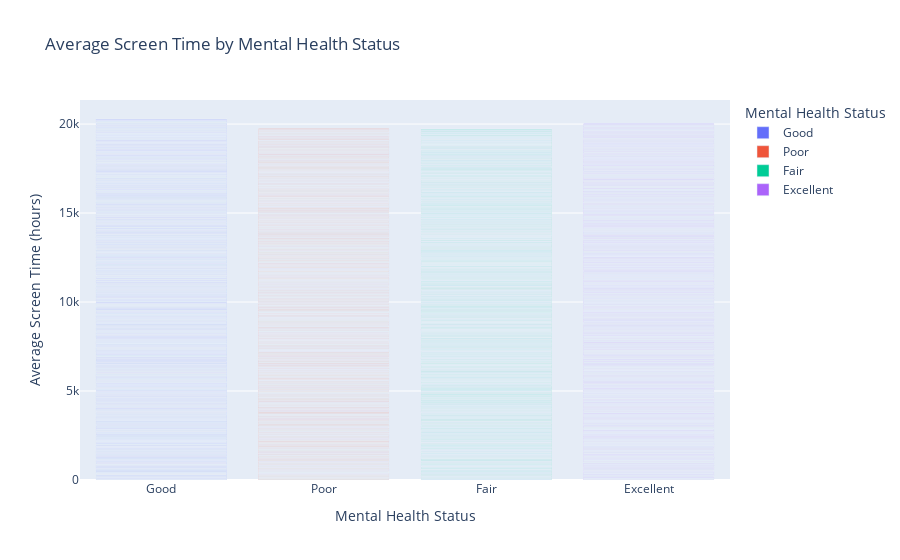

Notebook code cell kept with this figure:
### Markdown cell above
Based on the boxplot, there appears to be no significant relationship between daily screen time and mental health status, as the distributions of screen time across the four mental health categories (Good, Poor, Fair, and Excellent) are similar in terms of range, median, and variability. This observation does not support the hypothesis that increased screen time is associated with lower mental health status. Further analysis involving stress levels and sleep quality may provide additional insights to fully address the research question.

### Code cell
fig = px.bar(df, x='Mental_Health_Status', y='Screen_Time_Hours', 
             title='Average Screen Time by Mental Health Status',
             labels={'Mental_Health_Status': 'Mental Health Status', 
                     'Screen_Time_Hours': 'Average Screen Time (hours)'},
             color='Mental_Health_Status')
fig.show()

### Figure 1 — Plotly figure (JSON) as saved in the notebook; plotly's stock layout.template omitted (floating-point values rounded to 4 significant figures; data arrays with more than 128 entries replaced by an {"elided": "..."} marker saying what was removed)
{"data": [{"alignmentgroup": "True", "hovertemplate": "Mental Health Status=%{x}<br>Average Screen Time (hours)=%{y}<extra></extra>", "legendgroup": "Good", "marker": {"color": "#636efa", "pattern": {"shape": ""}}, "name": "Good", "offsetgroup": "Good", "orientation": "v", "showlegend": true, "textposition": "auto", "type": "bar", "x": {"elided": "2508 str values"}, "xaxis": "x", "y": {"elided": "2508 float values"}, "yaxis": "y"}, {"alignmentgroup": "True", "hovertemplate": "Mental Health Status=%{x}<br>Average Screen Time (hours)=%{y}<extra></extra>", "legendgroup": "Poor", "marker": {"color": "#EF553B", "pattern": {"shape": ""}}, "name": "Poor", "offsetgroup": "Poor", "orientation": "v", "showlegend": true, "textposition": "auto", "type": "bar", "x": {"elided": "2484 str values"}, "xaxis": "x", "y": {"elided": "2484 float values"}, "yaxis": "y"}, {"alignmentgroup": "True", "hovertemplate": "Mental Health Status=%{x}<br>Average Screen Time (hours)=%{y}<extra></extra>", "legendgroup": "Fair", "marker": {"color": "#00cc96", "pattern": {"shape": ""}}, "name": "Fair", "offsetgroup": "Fair", "orientation": "v", "showlegend": true, "textposition": "auto", "type": "bar", "x": {"elided": "2490 str values"}, "xaxis": "x", "y": {"elided": "2490 float values"}, "yaxis": "y"}, {"alignmentgroup": "True", "hovertemplate": "Mental Health Status=%{x}<br>Average Screen Time (hours)=%{y}<extra></extra>", "legendgroup": "Excellent", "marker": {"color": "#ab63fa", "pattern": {"shape": ""}}, "name": "Excellent", "offsetgroup": "Excellent", "orientation": "v", "showlegend": true, "textposition": "auto", "type": "bar", "x": {"elided": "2518 str values"}, "xaxis": "x", "y": {"elided": "2518 float values"}, "yaxis": "y"}], "layout": {"barmode": "relative", "legend": {"title": {"text": "Mental Health Status"}, "tracegroupgap": 0}, "title": {"text": "Average Screen Time by Mental Health Status"}, "xaxis": {"anchor": "y", "categoryarray": ["Good", "Poor", "Fair", "Excellent"], "categoryorder": "array", "domain": [0, 1], "title": {"text": "Mental Health Status"}}, "yaxis": {"anchor": "x", "domain": [0, 1], "title": {"text": "Average Screen Time (hours)"}}}}
